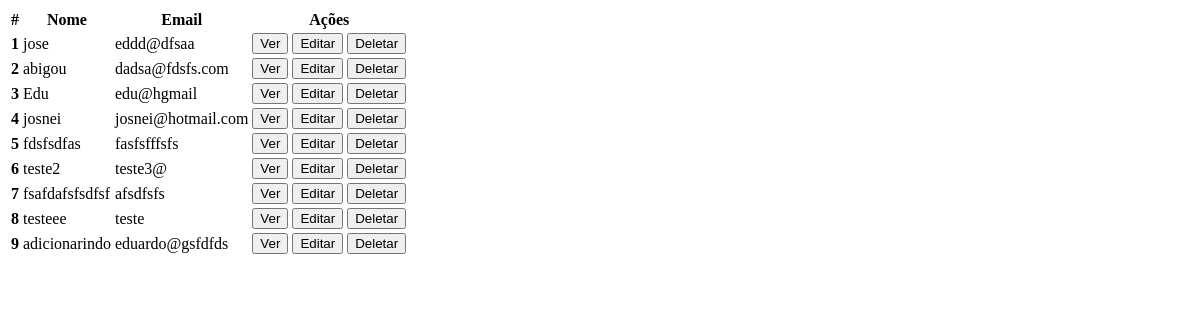
Before: /cliente/ with the older database file.
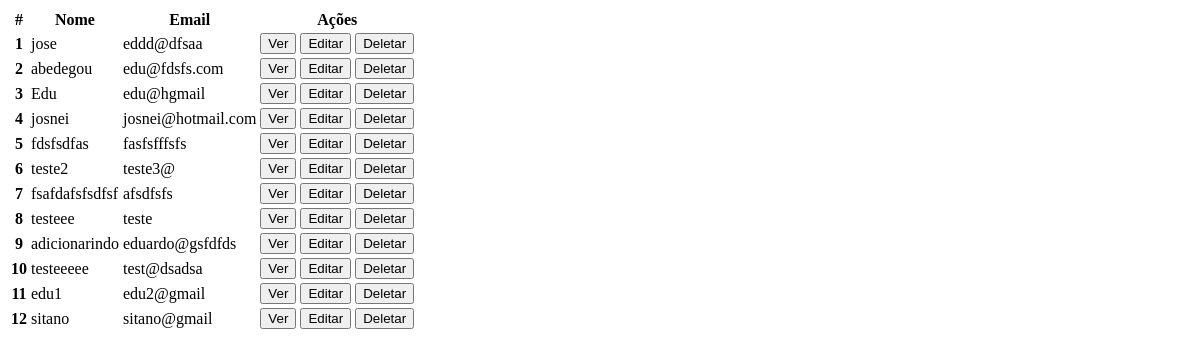
After: the same page with the newer database file.
### tables this page shows
CREATE TABLE clientes (id INTEGER PRIMARY KEY AUTOINCREMENT, nome TEXT NOT NULL, email TEXT NOT NULL);

### routes/cliente.py (the view)
@cliente_route.route('/')
def lista_cliente():
    conn, cursor = Cliente.conectarDb()
    consulta = ('SELECT * FROM clientes')
    cursor.execute(consulta)
    resultados = cursor.fetchall()
    colunas = [desc[0] for desc in cursor.description]
    clientes = [dict(zip(colunas, linha)) for linha in resultados]
    conn.close()
    return render_template('lista_clientes.html', clientes=clientes)

### database/models/cliente.py (called while the page is built)
    @staticmethod
    def conectarDb():
        conn = sqlite3.connect('customermanager.db')
        conn.row_factory = sqlite3.Row
        cursor = conn.cursor()
        cursor.execute(
            "CREATE TABLE IF NOT EXISTS clientes (id INTEGER PRIMARY KEY AUTOINCREMENT, nome TEXT NOT NULL, email TEXT NOT NULL)")
        conn.commit()
        return conn, cursor

### templates/lista_clientes.html
<table class="table">
  <thead>
    <tr>
      <th scope="col">#</th>
      <th scope="col">Nome</th>
      <th scope="col">Email</th>
      <th scope="col">Ações</th>
    </tr>
  </thead>
  <tbody id="lista-clientes">
    {% for cliente in clientes %}
    {% include 'item_cliente.html' %}
    {% endfor %}
  </tbody>
</table>

### templates/item_cliente.html
<tr id="cliente-{{cliente.id}}">
    <th scope="row">{{ cliente.id }}</th>
    <td>{{ cliente.nome }}</td>
    <td>{{ cliente.email }}</td>
    <td>
        <button class="btn btn-secondary" c-get="{{ url_for('cliente.detalhe_cliente', cliente_id = cliente.id) }}"
            c-target="#exibir-cliente" data-bs-toggle="modal" data-bs-target="#exampleModal">Ver</button>
        <button class="btn btn-primary" c-get="{{ url_for('cliente.form_edit_cliente', cliente_id = cliente.id) }}"
            c-target="#form-cliente">Editar</button>
        <button class="btn btn-danger" c-delete="{{ url_for('cliente.deletar_cliente', cliente_id = cliente.id) }}"
            c-remove-closest="tr">Deletar</button>
    </td>
</tr>

Changed rows visible on the page:
changed clientes id 2: nome "abigou" → "abedegou"; email "dadsa@fdsfs.com" → "edu@fdsfs.com"
added clientes: id "10", nome "testeeeee", email "test@dsadsa"
added clientes: id "11", nome "edu1", email "edu2@gmail"
added clientes: id "12", nome "sitano", email "sitano@gmail"
